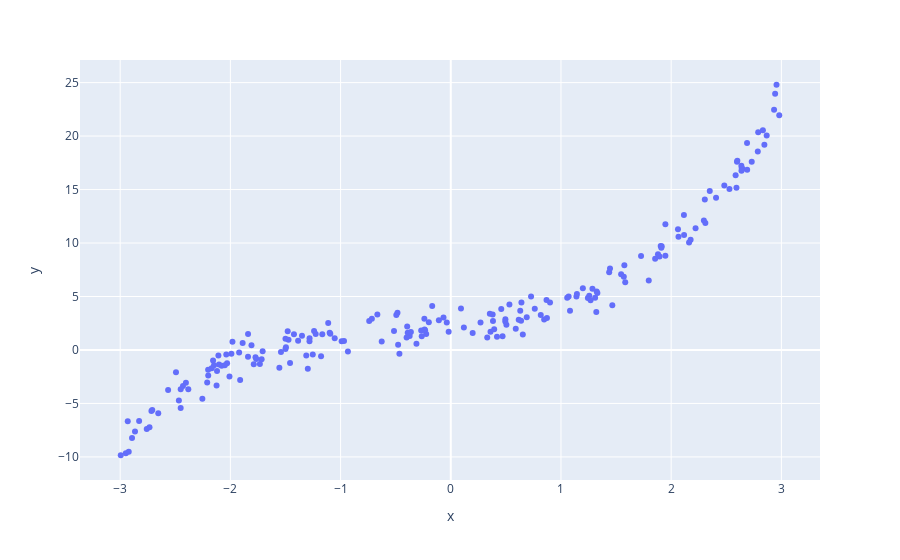

Notebook code cell kept with this figure:
### Markdown cell above
<p dir=rtl style="direction: rtl;text-align: right;line-height:200%;font-family:vazir;font-size:medium">
<font face="vazir" size=3>
با اجرای کد زیر نمودار پراکندگی داده های تصادفی تولید شده را رسم کنید.
</font>
</p>

### Code cell
# scatter plot of X_poly and y_poly
fig_scatter_nonlin = px.scatter(x = X_poly, y=y_poly)
#show the plot
fig_scatter_nonlin.show()

### Figure 1 — Plotly figure (JSON) as saved in the notebook; plotly's stock layout.template omitted (floating-point values rounded to 4 significant figures; data arrays with more than 128 entries replaced by an {"elided": "..."} marker saying what was removed)
{"data": [{"hovertemplate": "x=%{x}<br>y=%{y}<extra></extra>", "legendgroup": "", "marker": {"color": "#636efa", "symbol": "circle"}, "mode": "markers", "name": "", "orientation": "v", "showlegend": false, "type": "scatter", "x": {"elided": "200 float values"}, "xaxis": "x", "y": {"elided": "200 float values"}, "yaxis": "y"}], "layout": {"legend": {"tracegroupgap": 0}, "margin": {"t": 60}, "xaxis": {"anchor": "y", "domain": [0, 1], "title": {"text": "x"}}, "yaxis": {"anchor": "x", "domain": [0, 1], "title": {"text": "y"}}}}
